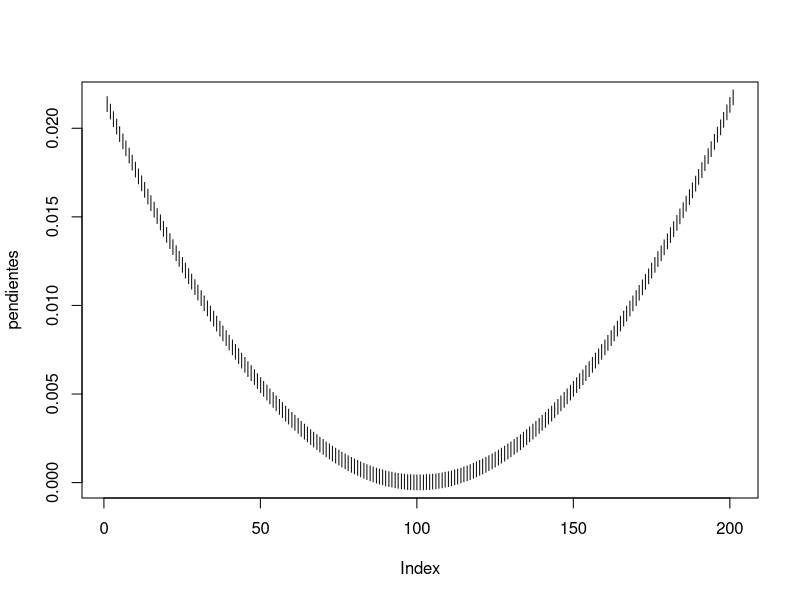

Recreate this plot in R.
f <- function(x)
{
  return(2+(exp(-x^3)*(exp(1)-2)))
}

h <- 0.001
x <- seq(-0.1, 0.1, by = h)

pendientes <- c()

for(i in 0:length(x))
{
  pendientes[i] = abs((f(x[i]+h)-f(x[i])) / h)
}

plot(pendientes, pch='|')

pendientes

print(paste("La cota es de ", pendientes[length(pendientes)]))
